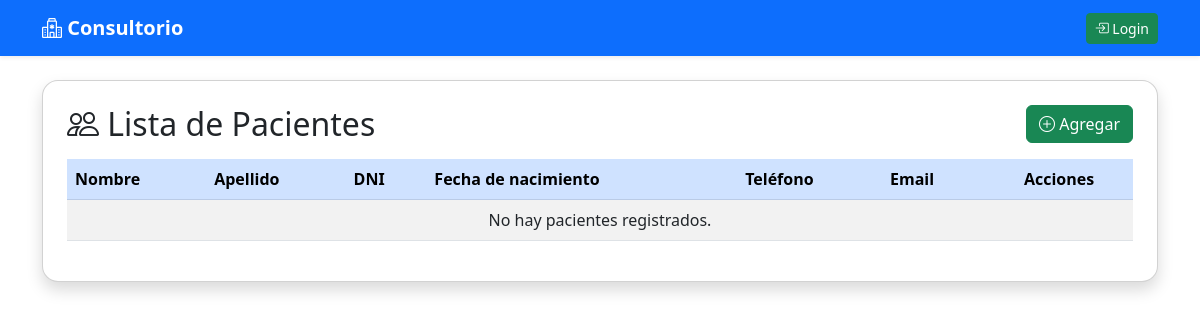
The page /lista_pacientes/ on the database as committed earlier.
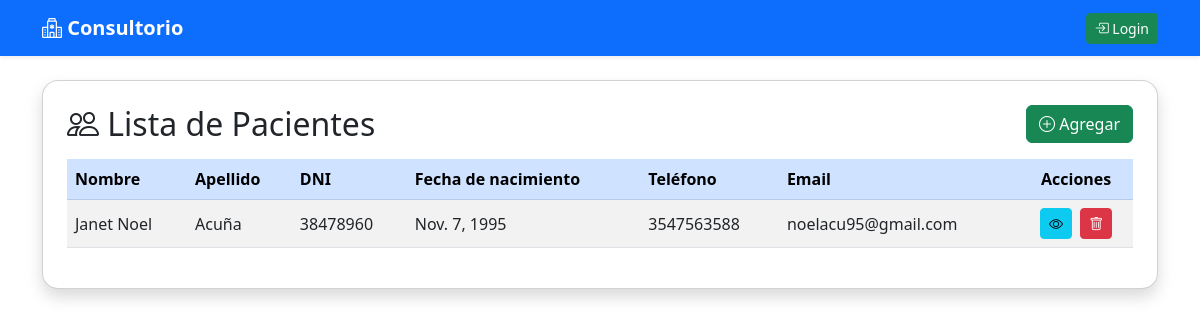
The same page on the database as committed later.
### kinesiologia/models.py (models this page shows, shortened)
class Paciente (models.Model):
    Nombre = models.CharField(max_length=50)
    Apellido = models.CharField(max_length=50)
    Fecha_nacimiento = models.DateField()
    DNI = models.CharField(max_length=50)
    Tel = models.CharField(max_length=50)
    Email = models.EmailField()

### kinesiologia/views.py (the view)
# urls.py: path('lista_pacientes/', views.pacienteListView.as_view(template_name='paciente_list.html'), name='lista_pacientes'),
class pacienteListView(ListView):
    model = Paciente
    template_name = 'paciente_list.html'
    context_object_name = 'pacientes'

### kinesiologia/templates/paciente_list.html
{% extends 'base.html' %}
{% block content %}
<div class="card shadow rounded-4 p-4 mt-4">
  <div class="d-flex justify-content-between align-items-center mb-3">
    <h2 class="mb-0"><i class="bi bi-people"></i> Lista de Pacientes</h2>
    <a href="{% url 'crear_paciente' %}" class="btn btn-success">
      <i class="bi bi-plus-circle"></i> Agregar
    </a>
  </div>
  <div class="table-responsive">
    <table class="table table-striped table-hover align-middle">
      <thead class="table-primary">
        <tr>
          <th>Nombre</th>
          <th>Apellido</th>
          <th>DNI</th>
          <th>Fecha de nacimiento</th>
          <th>Teléfono</th>
          <th>Email</th>
          <th class="text-center">Acciones</th>
        </tr>
      </thead>
      <tbody>
        {% for paciente in pacientes %}
        <tr>
          <td>{{ paciente.Nombre }}</td>
          <td>{{ paciente.Apellido }}</td>
          <td>{{ paciente.DNI }}</td>
          <td>{{ paciente.Fecha_nacimiento }}</td>
          <td>{{ paciente.Tel }}</td>
          <td>{{ paciente.Email }}</td>
          <td class="text-center">
            <a href="{% url 'detalle_paciente' paciente.pk %}" class="btn btn-info btn-sm me-1" title="Ver"><i class="bi bi-eye"></i></a>
            <a href="{% url 'borrar_paciente' paciente.pk %}" class="btn btn-danger btn-sm" title="Eliminar"><i class="bi bi-trash"></i></a>
          </td>
        </tr>
        {% empty %}
        <tr><td colspan="7" class="text-center">No hay pacientes registrados.</td></tr>
        {% endfor %}
      </tbody>
    </table>
  </div>
</div>
{% endblock %}

Rows that differ between the two databases and show on the page:
added Paciente: Nombre "Janet Noel", Apellido "Acuña", DNI "38478960", Fecha_nacimiento "Nov. 7, 1995", Tel "3547563588", Email "noelacu95@gmail.com"
Other text that changed with them:
text no longer shown: "No hay pacientes registrados."
